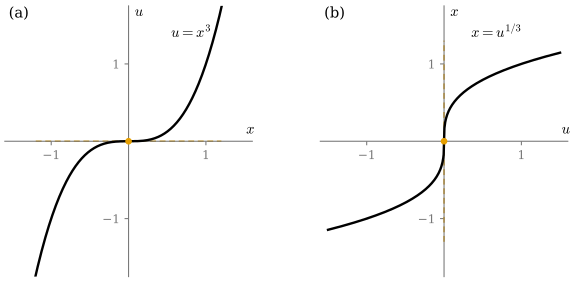

Write Python code to recreate this figure.
"""그림 11.2.2: ℝ의 두 차트 (ℝ, id)와 (ℝ, ψ), ψ(x) = x³의 두 좌표변환 (11.2절, 비예 11.2.3).

(a) ψ∘id^{-1}(x) = x³: 매끄럽고 0에서 기울기 0.
(b) id∘ψ^{-1}(u) = u^{1/3}: 연속이지만 0에서 기울기가 무한대(수직 접선).
구간 [-1.5, 1.5]. 점선은 (a)에서 기울기 0인 접선 y = 0, (b)에서 수직 접선 u = 0.

실행: 프로젝트 루트에서 ``PYTHONPATH=tools python3 chapters/11-smooth-manifolds/figures/fig-11-2-2-cube-chart.py``
"""

import dgfig

dgfig.setup()

import matplotlib.pyplot as plt
import numpy as np

C = dgfig.COLORS
LW = dgfig.LW

x = np.linspace(-1.5, 1.5, 601)
cube = x ** 3
cbrt = np.sign(x) * np.abs(x) ** (1 / 3)

# 자기검사: 서로 역, 차분몫의 거동
assert np.allclose(np.sign(cube) * np.abs(cube) ** (1 / 3), x)
for h in (1e-2, 1e-4, 1e-6):
    assert abs(h ** 3 / h) < h                       # (x³)'(0) = 0
    assert (h ** (1 / 3)) / h > h ** (-2 / 3) * 0.999  # u^{1/3}의 차분몫 = h^{-2/3} → ∞

fig, (a1, a2) = plt.subplots(1, 2, figsize=(6.4, 3.0))
for ax, y, lab, ttl in ((a1, cube, r"$u = x^3$", "(a)"), (a2, cbrt, r"$x = u^{1/3}$", "(b)")):
    ax.set_aspect("equal")
    ax.set_xlim(-1.6, 1.6)
    ax.set_ylim(-1.75, 1.75)
    for side in ("top", "right"):
        ax.spines[side].set_visible(False)
    ax.spines["left"].set_position("zero")
    ax.spines["bottom"].set_position("zero")
    ax.spines["left"].set_color(C["aux"])
    ax.spines["bottom"].set_color(C["aux"])
    ax.set_xticks([-1, 1])
    ax.set_yticks([-1, 1])
    ax.tick_params(colors=C["aux"], labelsize=9, length=3)
    ax.plot(x, y, color=C["main"], lw=LW["main"], zorder=3)
    ax.plot(0, 0, "o", ms=4, color=C["accent"], zorder=4)
    ax.text(-1.55, 1.6, ttl, fontsize=11)
a1.plot([-1.2, 1.2], [0, 0], color=C["accent"], lw=1.1, ls=(0, (4, 2.5)), zorder=2)
a2.plot([0, 0], [-1.3, 1.3], color=C["accent"], lw=1.1, ls=(0, (4, 2.5)), zorder=2)
a1.text(0.55, 1.35, r"$u = x^3$", fontsize=11)
a1.text(1.52, 0.1, r"$x$", fontsize=11)
a1.text(0.08, 1.62, r"$u$", fontsize=11)
a2.text(0.35, 1.35, r"$x = u^{1/3}$", fontsize=11)
a2.text(1.52, 0.1, r"$u$", fontsize=11)
a2.text(0.08, 1.62, r"$x$", fontsize=11)

fig.subplots_adjust(wspace=0.15, left=0.02, right=0.98, top=0.98, bottom=0.04)
dgfig.save(fig, __file__)
